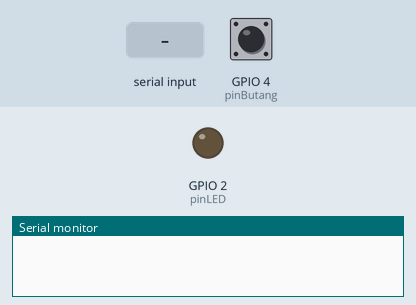
The sketch below on a simulated ESP32. On the bench: output pins drawn as LEDs (lit = HIGH), the last lines printed to the serial monitor. The inputs (shaded band) are chosen by the test bench; at power-on: GPIO 4 (pinButang) HIGH.

Above: at 1.2 s.
1.3 s: "MULA\n" received over Serial
3.2 s: GPIO 4 (pinButang) pulled LOW for 0.15 s
At 3.28 s:
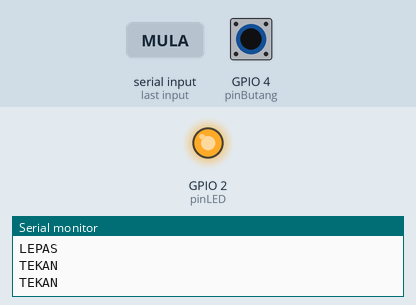
4.8 s: GPIO 4 (pinButang) pulled LOW for 3.2 s
At 8.7 s:
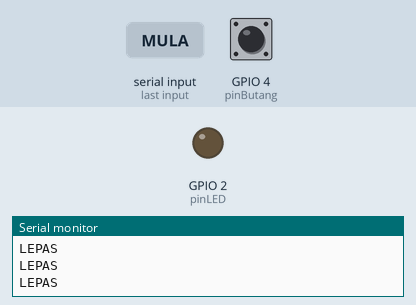
Timing chart, 0 to 10.2 s (numbered marks = the images above; inputs shaded):
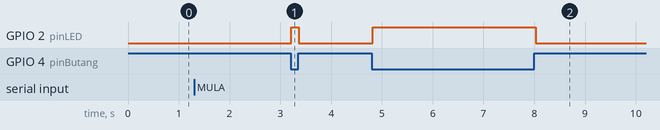

Measured:
- after the input at 3.2 s, GPIO 2 (pinLED): LOW → HIGH at once, → LOW 0.15 s later
- after the input at 4.8 s, GPIO 2 (pinLED): LOW → HIGH at once, → LOW 3.2 s later

The sketch:

Misi_2_1A_Button.ino
```cpp
// --- KOD MISI 2.1A: SUIS FIZIKAL (INPUT) & LED (VERSI GAME MODE) ---

int pinLED = 2;     // Wayar Isyarat LED di 4A
int pinButang = 4;  // Wayar Isyarat Butang di 5A
bool sedia = false; // Kunci (Flag) supaya ESP32 tunggu arahan Web

void setup() {
  Serial.begin(115200);

  // Set LED sebagai OUTPUT
  pinMode(pinLED, OUTPUT);
  digitalWrite(pinLED, LOW); // Padamkan LED pada permulaan

  // Set Butang sebagai INPUT_PULLUP
  // (Sentiasa HIGH, jadi LOW bila ditekan ke bumi/GND)
  pinMode(pinButang, INPUT_PULLUP);
}

void loop() {
  // 1. DENGAR ARAHAN DARI WEB DAHULU (STANDBY)
  if (Serial.available() > 0) {
    String arahan = Serial.readStringUntil('\n');
    arahan.trim();
    if (arahan == "MULA") {
      sedia = true; // Kunci dibuka! Kod ditaip dengan betul, Game bermula!
    }
  }

  // 2. BACA STATUS SENSOR & LOGIK IF/ELSE (HANYA JIKA GAME DAH MULA)
  if (sedia == true) {
    int status = digitalRead(pinButang);

    if (status == LOW) {          // Jika butang sedang ditekan (GND)
      digitalWrite(pinLED, HIGH); // Nyalakan LED Fizikal
      Serial.println("TEKAN");    // Hantar isyarat ke Web
    }
    else {                        // Sebaliknya (jika dilepas)
      digitalWrite(pinLED, LOW);  // Padamkan LED Fizikal
      Serial.println("LEPAS");    // Hantar isyarat ke Web
    }
  }
  else {
    // Kalau web belum sahkan kod, pastikan LED fizikal terpadam
    digitalWrite(pinLED, LOW);
  }

  // Rehat 50 milisaat supaya butang tak 'gila' (Debounce)
  delay(50);
}
```
